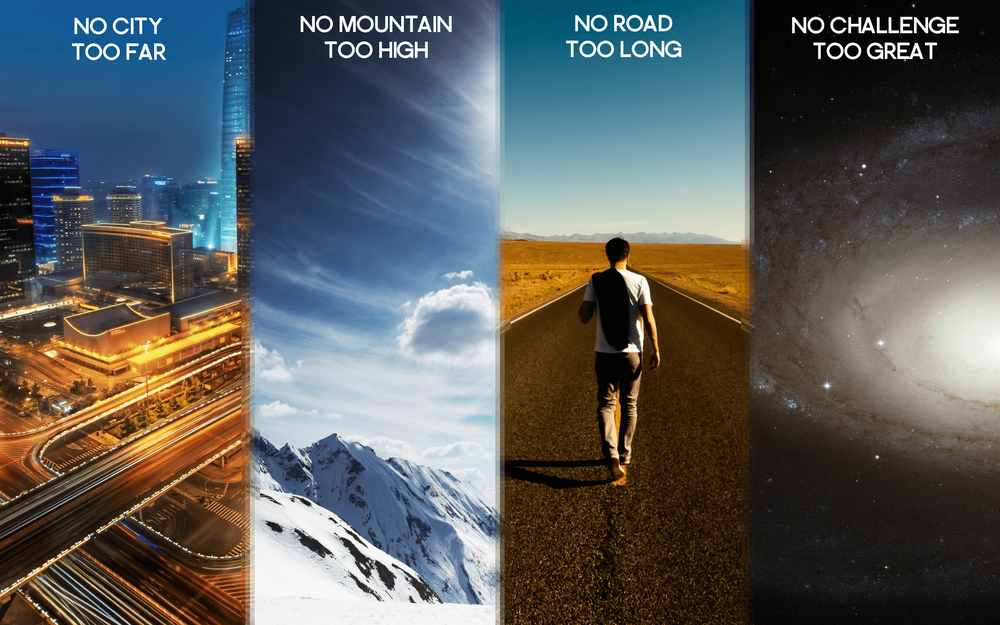
#> input picture image.png, 1000 x 625 px, shrunk from 2560 x 1600 before the run
$ python image.py
#> lines starting #> are read from the running program, lines starting #| are printed output that depends on the picture
import cv2
import numpy as np

img = cv2.imread('image.png',cv2.IMREAD_GRAYSCALE)
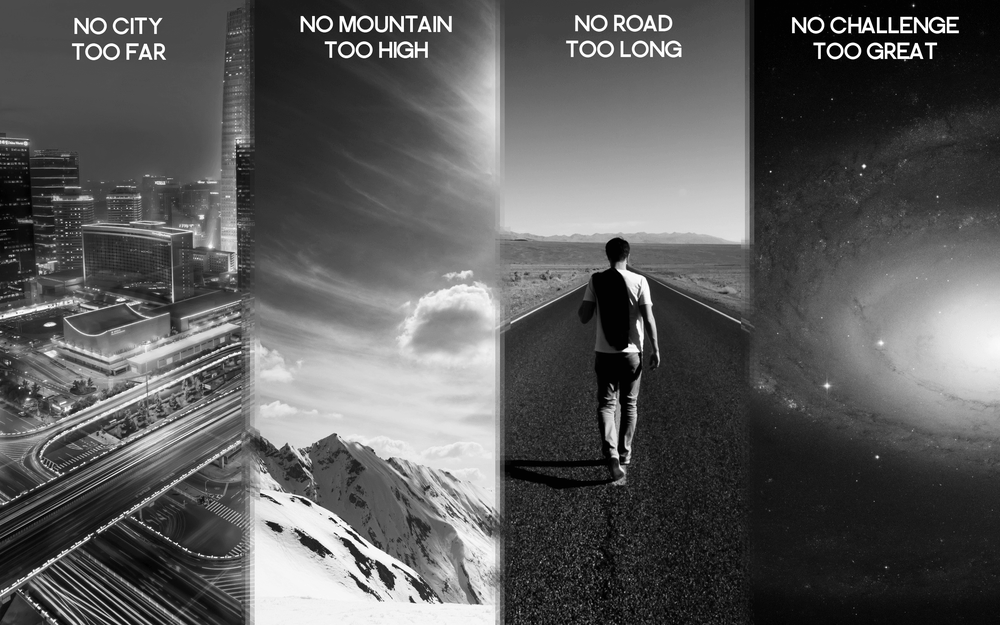
#> img: shape (625, 1000); min 0, max 255, mean 90.8
cv2.imshow('image',img)
cv2.waitKey(0)
cv2.destroyAllWindows()
